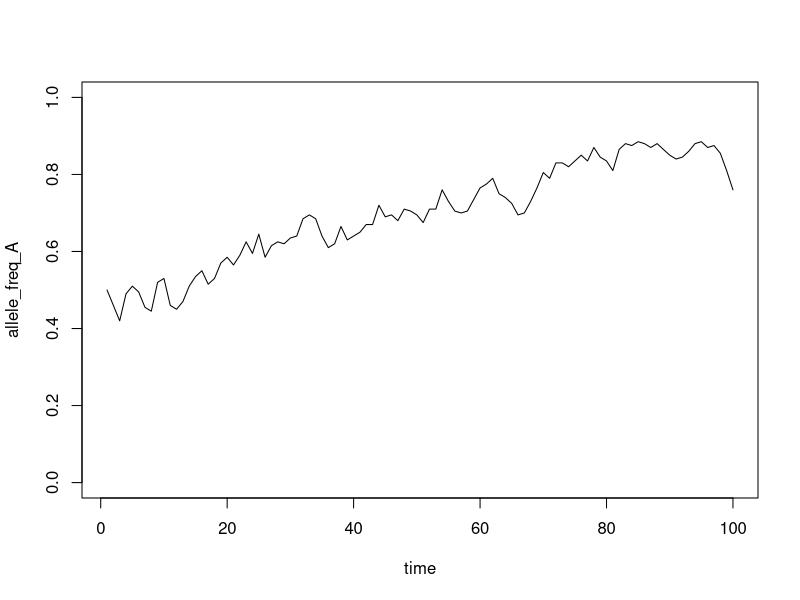
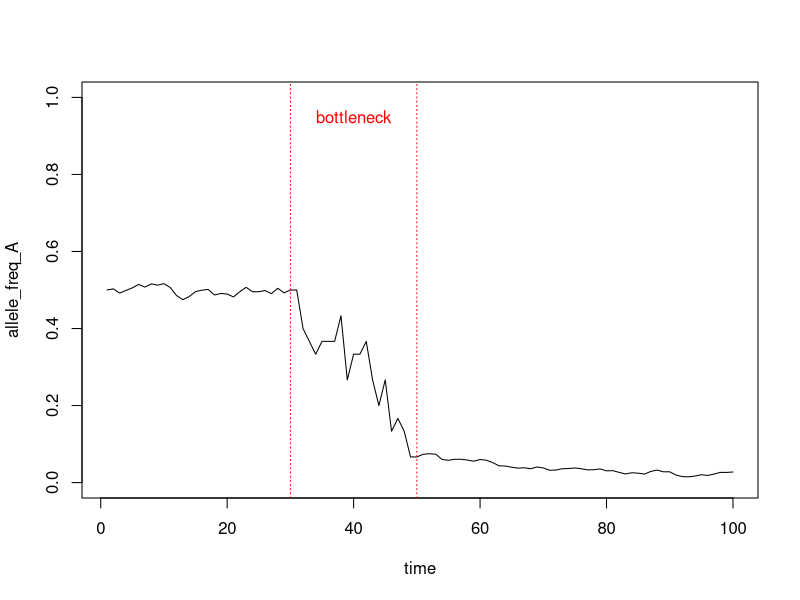

Reproduce these figures in R, in order.
## ---- chunk 1
set.seed(123)
## ---- chunk 2
pop_size <- 500
## ---- chunk 3
pool_size <- pop_size * 2
## ---- chunk 4
initial_frequency_A <- 0.5
initial_frequency_a <- 1 - initial_frequency_A
## ---- chunk 5
number_A <- round(initial_frequency_A * pool_size)
number_a <- round(initial_frequency_a * pool_size)
## ---- chunk 6
gene_pool <- c(rep("A", number_A), rep("a", number_a))
## ---- chunk 7
table(gene_pool)
## ---- chunk 8
prop.table(table(gene_pool))
## ---- chunk 9
new_gene_pool <- sample(gene_pool, 2 * pop_size, replace = TRUE)
## ---- chunk 10
prop.table(table(new_gene_pool))
## ---- chunk 11
# Set number of generations
n_gen <- 100
pop_size <- 100

# Set up an empty vector of length n_gen to contain results
allele_freq_A <- rep(NA, n_gen)

# Put in an initial value for frequency of A
allele_freq_A[1] <- 0.5

# Establish the initial gene pool and name it gene_pool_time_n
# This part looks complicated, but I am just condensing the code 
# from above into 1 line.
gene_pool_time_n <- c(
  rep("A", round(2 * allele_freq_A[1] * pop_size)),
  rep("a", round(2 * (1 - allele_freq_A[1]) * pop_size))
)

for (i in 2:n_gen) {
  gene_pool_time_n_plus_1 <- sample(gene_pool_time_n,
    pop_size * 2,
    replace = TRUE
  )
  gene_pool_table <- table(factor(gene_pool_time_n_plus_1, 
                                  levels = c("A", "a")))
  allele_freq_A[i] <- gene_pool_table[2] / sum(gene_pool_table)

  # Replace the old gene pool with the new one.
  gene_pool_time_n <- gene_pool_time_n_plus_1
}
## ---- chunk 12
plot(1:n_gen, allele_freq_A, type = "l", 
     xlab = "time", 
     ylim = c(0, 1))
## ---- chunk 13
# Set number of generations
n_gen <- 100

# Set up an empty vector of length n_gen to contain results
allele_freq_A <- rep(NA, n_gen)

# Put in an initial value for frequency of A
allele_freq_A[1] <- 0.5

# Establish the initial gene pool and name it gene_pool_time_n
# This part looks complicated, but I am just condensing the code from above into 1 line.
gene_pool_time_n <- c(
  rep("A", round(2 * allele_freq_A[1] * pop_size)),
  rep("a", round(2 * (1 - allele_freq_A[1]) * pop_size))
)

for (i in 2:n_gen) {
  if (i %in% 30:50) {
  pop_size <- 15
} else {
  pop_size <- 1000
}
  gene_pool_time_n_plus_1 <- sample(gene_pool_time_n,
    pop_size * 2,
    replace = TRUE
  )
  gene_pool_table <- table(factor(gene_pool_time_n_plus_1,
                                  levels = c("A", "a")))
  allele_freq_A[i] <- gene_pool_table[2] / sum(gene_pool_table)

  # Replace the old gene pool with the new one.
  gene_pool_time_n <- gene_pool_time_n_plus_1
}
plot(1:n_gen, allele_freq_A, type = "l", xlab = "time", ylim = c(0, 1))
abline(v = 30,col= "red", lty = 3)
abline(v = 50,col= "red", lty = 3)
text(40,0.95,"bottleneck", col = "red")
